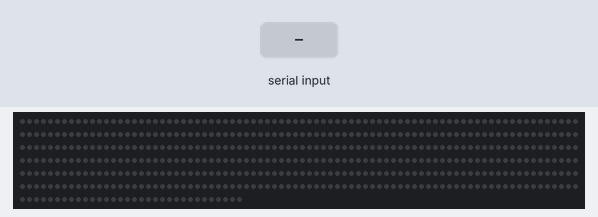
Bench run of a sketch on a simulated Arduino Mega 2560, built with avr-gcc and run on an emulated ATmega2560. On the bench: 512 RGB LEDs in strip order, left to right, continuing on the next row. The test bench sets the inputs (shaded band). Dim RGB values are drawn brighter than linear.

Above: at 1.3 s.
1.4 s: "PR 1\n" received over Serial
At 3.3 s:
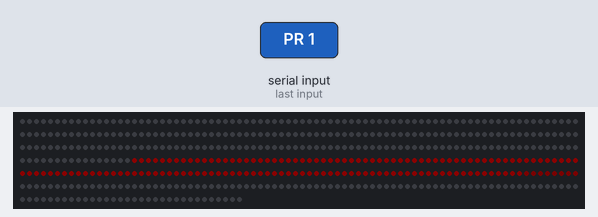
3.6 s: "HP 150\n" received over Serial
At 5.0 s:
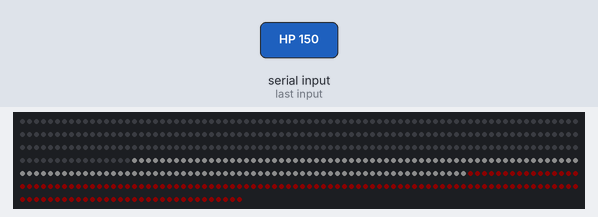
5.6 s: "PR 150\n" received over Serial
At 7.3 s:
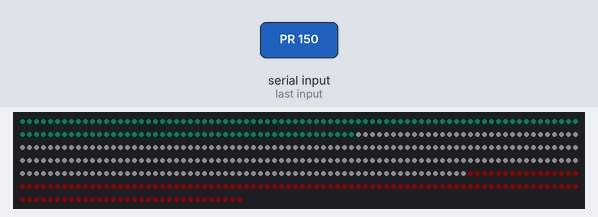
7.7 s: "HP 1\n" received over Serial
At 9.6 s:
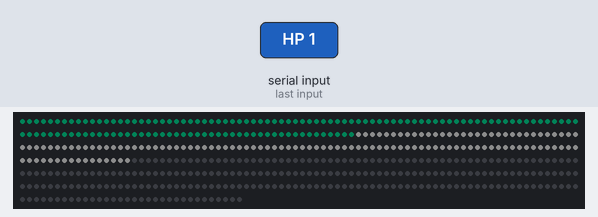
10.1 s: "PR 1\n" received over Serial
At 10.54 s:
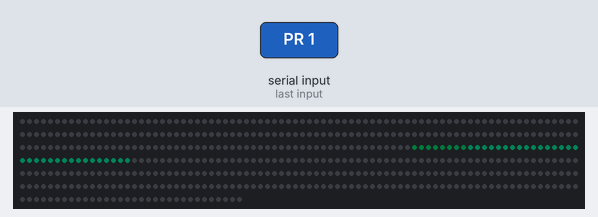
Timing chart, 0 to 13.1 s (numbered marks = the images above; inputs shaded):
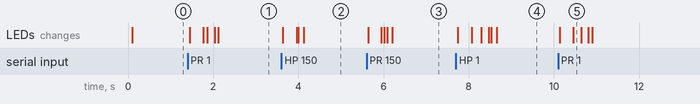

Measured:
- after the input at 1.4 s, the LEDs: first change after 0.05 s (image 1 shows a later state)
- after the input at 3.6 s, the LEDs: first change at once (image 2 shows a later state)
- after the input at 5.6 s, the LEDs: first change at once (image 3 shows a later state)
- after the input at 7.7 s, the LEDs: first change at once (image 4 shows a later state)
- after the input at 10.1 s, the LEDs: first change at once (image 5 shows a later state)

The sketch:

vitals.ino
```cpp
// vitals — stream OSRS character stats to a 16x32 LED matrix.
//
// Hardware: two 32x8 WS2812B panels stacked vertically on an Arduino Mega.
//   rows 0..7   -> top panel    -> Hitpoints
//   rows 8..15  -> bottom panel -> Prayer
//
// Bring-up:
//   1. build with MODE = MODE_TEST, open Serial Monitor @ 115200, watch the
//      single green pixel sweep. It should travel left->right along the top
//      row first, then step down. Fix the three wiring flags below until it does.
//   2. switch to MODE = MODE_RUN with DATA_SOURCE = SRC_STATIC and tune colors,
//      BRIGHTNESS and GAMMA.
//   3. switch DATA_SOURCE = SRC_SERIAL and have the bridge send fill percents:
//        HP <pct>\n      (0..100, may exceed 100 when boosted)
//        PR <pct>\n
//      All cur/max math is done upstream; the board only ever sees a percent.

#include <FastLED.h>

// ===================== build switches =====================
#define MODE_RUN    0
#define MODE_TEST   1
#define MODE        MODE_RUN

#define SRC_STATIC  0   // render the percents baked into hp/pray below
#define SRC_DEMO    1   // oscillate both bars across their full range
#define SRC_SERIAL  2   // parse "HP <pct>" / "PR <pct>" lines from Serial
#define DATA_SOURCE SRC_SERIAL

// ===================== hardware =====================
#define LED_PIN       2
#define CHIPSET       WS2812B
#define COLOR_ORDER   GRB
#define BRIGHTNESS    12
#define MAX_MILLIAMPS 2000

// ===================== panel layout =====================
// Each panel is an internal vertical serpentine: 8 leds per column, even
// columns wired bottom->top. Verify with MODE_TEST, then leave these alone.
#define PANEL_W    32
#define PANEL_H    8
#define PANEL_LEDS (PANEL_W * PANEL_H)

#define WIDTH    PANEL_W
#define HEIGHT   (PANEL_H * 2)
#define NUM_LEDS (WIDTH * HEIGHT)

#define TOP_IS_FIRST         0   // 1 if the data line (DIN) enters the TOP panel
#define TOP_PANEL_ROTATED    1   // top panel physically mounted upside-down
#define BOTTOM_PANEL_ROTATED 0

CRGB leds[NUM_LEDS];

// ===================== stats =====================
// (declared up here so Arduino's auto-generated prototypes can see the type)
struct Stat {
  int   pct;     // target fill percent, 0..100 (>100 when boosted above max)
  float shown;   // eased percent actually drawn
  CRGB  color;
};

Stat hp   = { 55, 55.0f, CRGB(255,   8,   0) };  // hitpoints red
Stat pray = { 75, 75.0f, CRGB(  0, 200, 180) };  // prayer teal (OSRS-ish)

#define EASE 0.18f

// ===================== gamma =====================
// Perceptual dimming: at low brightness a linear channel value of a few /255
// reads far brighter than its number and washes colours out (dim red -> pink).
// A gamma curve pushes those low values back down so hue holds up when dim.
// Set GAMMA to 1.0f to disable. Built once into a LUT so render() stays cheap.
#define GAMMA 2.8f
uint8_t gammaLUT[256];

static void buildGammaLUT() {
  for (int i = 0; i < 256; i++) {
    uint8_t g = (uint8_t)(powf(i / 255.0f, GAMMA) * 255.0f + 0.5f);
    if (g == 0 && i > 0) g = 1;   // never let a lit channel drop fully to black
    gammaLUT[i] = g;
  }
}

static void applyGamma() {
  for (int i = 0; i < NUM_LEDS; i++) {
    leds[i].r = gammaLUT[leds[i].r];
    leds[i].g = gammaLUT[leds[i].g];
    leds[i].b = gammaLUT[leds[i].b];
  }
}

// index within one panel, local coords px:0..31 py:0..7
static uint16_t panelLocal(uint8_t px, uint8_t py) {
  px = PANEL_W - 1 - px;                // data-in / column 0 is on the right
  return (px & 1) ? (px * PANEL_H + py)
                  : (px * PANEL_H + (PANEL_H - 1 - py));
}

// global (x,y), origin top-left, -> strip index
int xy(int x, int y) {
  bool inTop = (y < PANEL_H);
  uint8_t px = x;
  uint8_t py = inTop ? y : (y - PANEL_H);
  bool rotated = inTop ? TOP_PANEL_ROTATED : BOTTOM_PANEL_ROTATED;
  if (rotated) { px = PANEL_W - 1 - px; py = PANEL_H - 1 - py; }
  uint16_t base = (inTop == (bool)TOP_IS_FIRST) ? 0 : PANEL_LEDS;
  return base + panelLocal(px, py);
}

void setPixel(int x, int y, const CRGB &c) {
  if (x < 0 || x >= WIDTH || y < 0 || y >= HEIGHT) return;
  leds[xy(x, y)] = c;
}

// ===================== rendering =====================
void drawBar(uint8_t rowTop, const Stat &s) {
  float frac = s.shown / 100.0f;                 // 0..1 (>1 when boosted)
  for (uint8_t x = 0; x < WIDTH; x++) {
    float fill = constrain((frac - x / (float)WIDTH) * WIDTH, 0.0f, 1.0f);
    CRGB c = CRGB::Black;                        // empty columns stay dark
    if (fill > 0.0f) {
      c = s.color;
      if (fill < 1.0f) c.nscale8_video((uint8_t)(fill * 255));  // soften the edge pixel
    }
    for (uint8_t r = 0; r < PANEL_H; r++) setPixel(x, rowTop + r, c);
  }
  if (frac > 1.0f) {  // boosted above max: white overflow from the left
    uint8_t cols = (uint8_t)ceil(constrain(frac - 1.0f, 0.0f, 1.0f) * WIDTH);
    for (uint8_t x = 0; x < cols; x++)
      for (uint8_t r = 0; r < PANEL_H; r++) setPixel(x, rowTop + r, CRGB::White);
  }
}

void render() {
  drawBar(0,       hp);
  drawBar(PANEL_H, pray);
  applyGamma();
  FastLED.show();
}

// ===================== data source =====================
#if DATA_SOURCE == SRC_STATIC
void pumpData() {}

#elif DATA_SOURCE == SRC_DEMO
void pumpData() {
  hp.pct   = beatsin16(5, 0, 100);
  pray.pct = beatsin16(8, 0, 100);
}

#else  // SRC_SERIAL
char    lineBuf[16];
uint8_t lineLen = 0;

static void applyReading(const char *tag, int pct) {
  pct = constrain(pct, 0, 200);
  if      (!strcmp(tag, "HP")) hp.pct   = pct;
  else if (!strcmp(tag, "PR")) pray.pct = pct;
}

void pumpData() {
  while (Serial.available()) {
    char ch = Serial.read();
    if (ch == '\n' || ch == '\r') {
      lineBuf[lineLen] = '\0';
      if (lineLen) {
        char *tag = strtok(lineBuf, " ");
        char *a   = strtok(NULL, " ");
        if (tag && a) applyReading(tag, atoi(a));
      }
      lineLen = 0;
    } else if (lineLen < sizeof(lineBuf) - 1) {
      lineBuf[lineLen++] = ch;
    }
  }
}
#endif

// ===================== main =====================
void setup() {
  Serial.begin(115200);
  FastLED.addLeds<CHIPSET, LED_PIN, COLOR_ORDER>(leds, NUM_LEDS)
         .setCorrection(UncorrectedColor);
  FastLED.setBrightness(BRIGHTNESS);
  FastLED.setMaxPowerInVoltsAndMilliamps(5, MAX_MILLIAMPS);
  buildGammaLUT();
  FastLED.clear(true);
}

void loop() {
#if MODE == MODE_TEST
  static uint8_t tx = 0, ty = 0;
  FastLED.clear();
  setPixel(tx, ty, CRGB::Green);
  FastLED.show();
  Serial.print("x="); Serial.print(tx);
  Serial.print(" y="); Serial.println(ty);
  delay(120);
  if (++tx >= WIDTH) { tx = 0; if (++ty >= HEIGHT) ty = 0; }
#else
  pumpData();
  EVERY_N_MILLISECONDS(20) {
    float prevHp = hp.shown, prevPr = pray.shown;
    hp.shown   += (hp.pct   - hp.shown)   * EASE;
    pray.shown += (pray.pct - pray.shown) * EASE;
    if (fabsf(hp.pct   - hp.shown) < 0.3f) hp.shown   = hp.pct;   // settle & stop
    if (fabsf(pray.pct - pray.shown) < 0.3f) pray.shown = pray.pct;
    // FastLED.show() blocks interrupts ~15ms (512 WS2812B) -> board is deaf to
    // serial while it runs. Only render when the picture actually moved, so an
    // idle board listens 100% of the time and reacts instantly to new data.
    if (hp.shown != prevHp || pray.shown != prevPr) render();
  }
#endif
}
```
